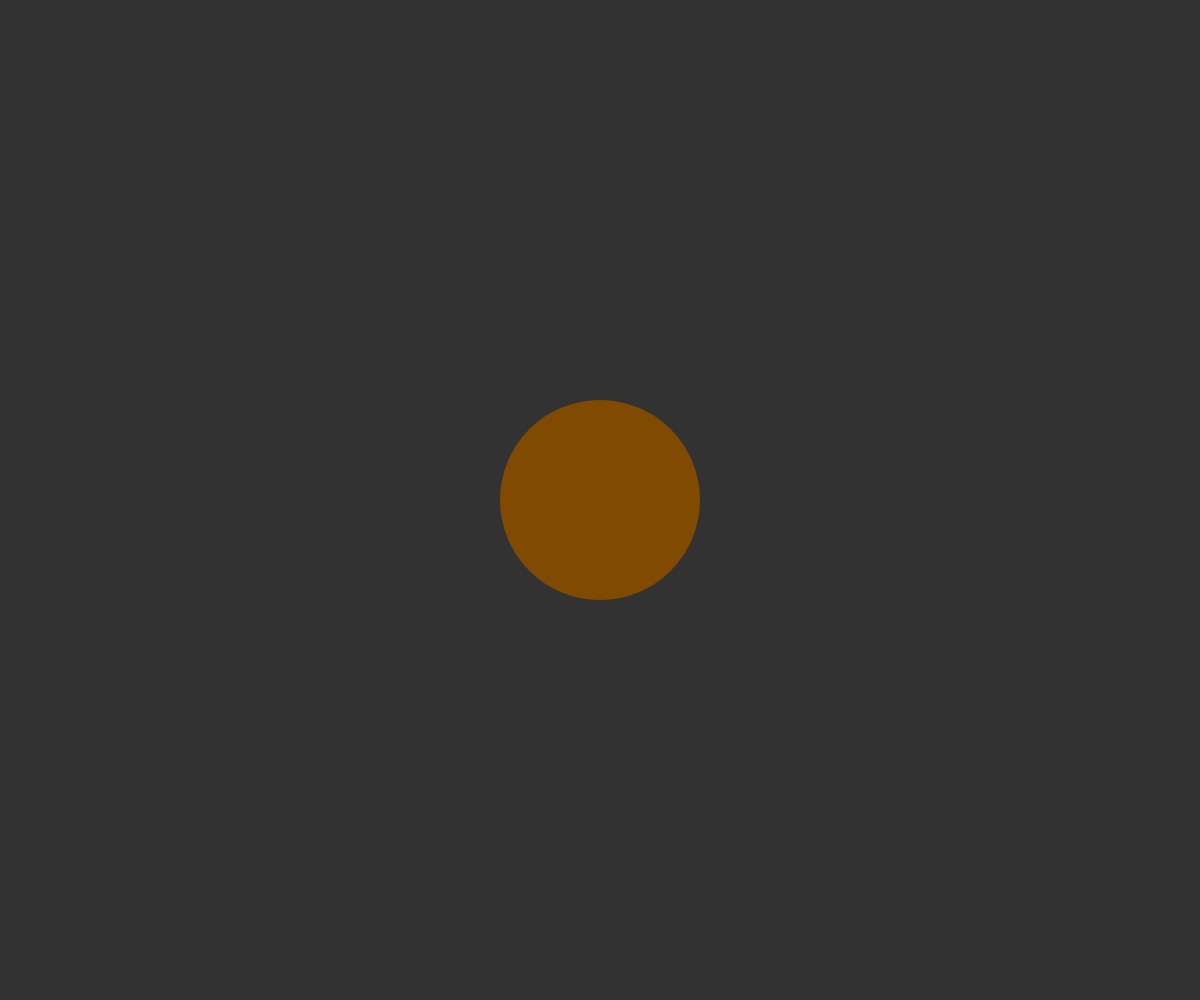
Frame 1 (no input)
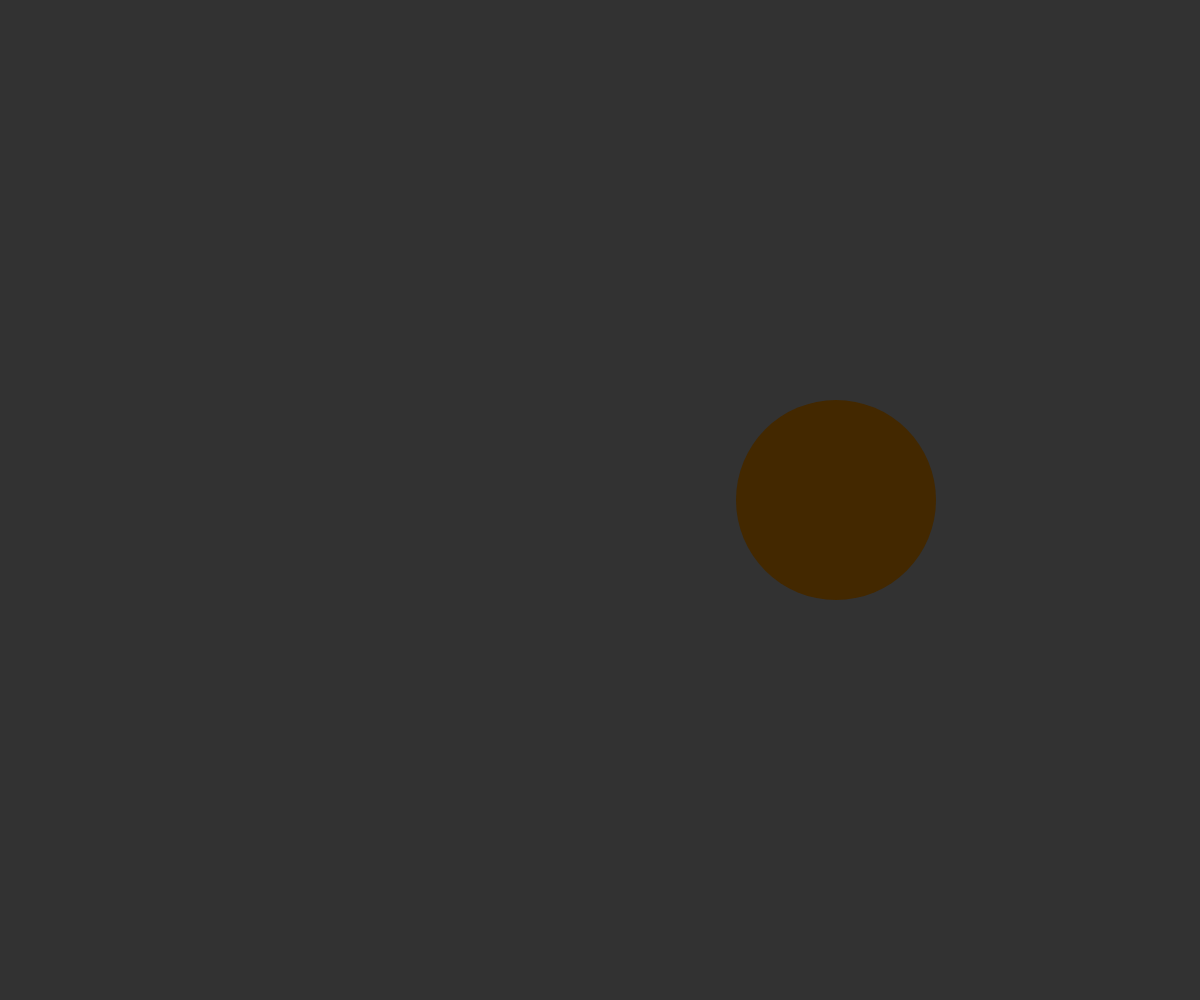
Frame 60 (no input)
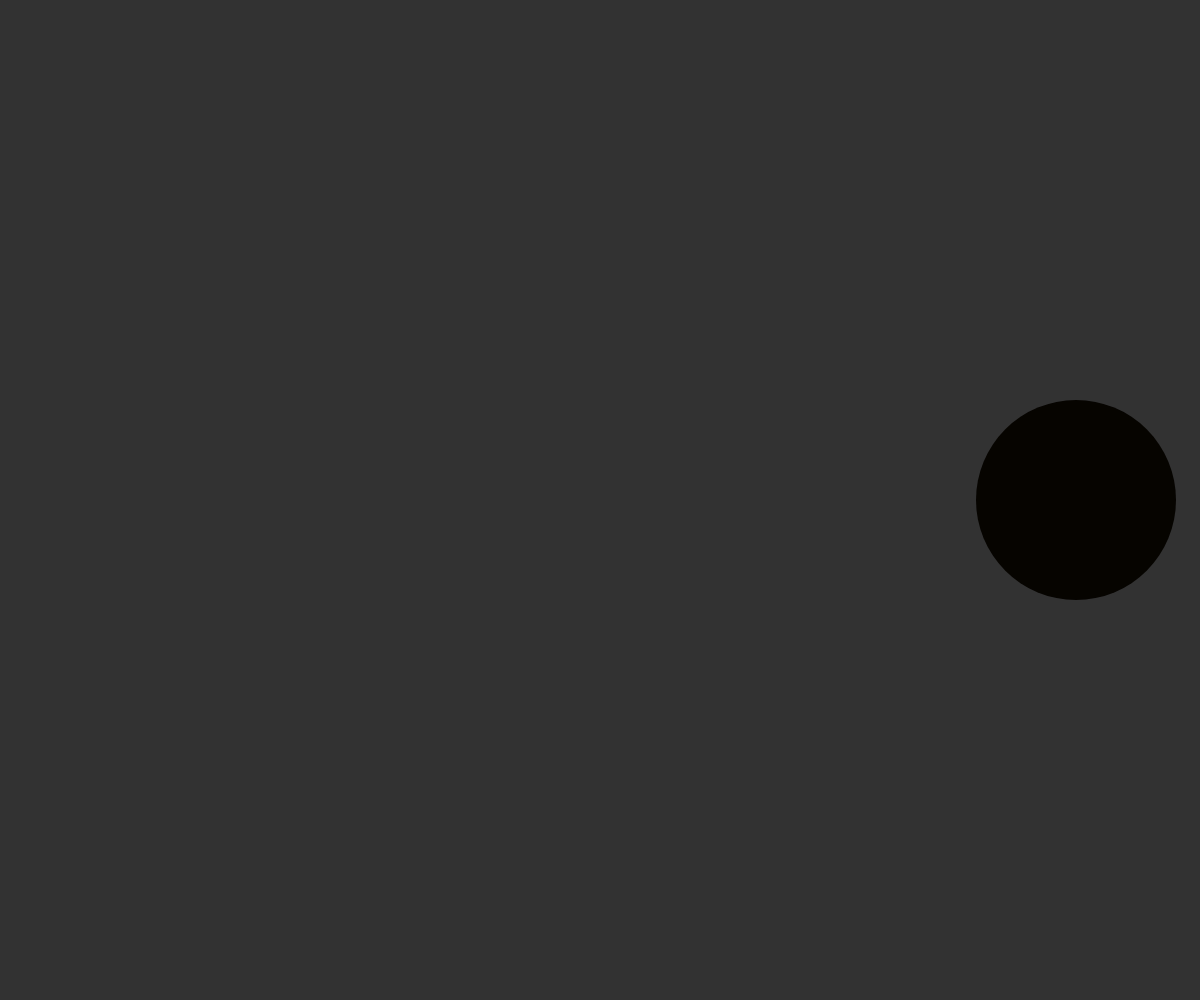
Frame 120 (the mouse pressed at the canvas centre since frame 60)

The p5.js sketch that drew these frames (run headless with seeded random() and noise() and a simulated clock; from frame 60 on, the mouse is pressed at the canvas centre):

// p5.js sketch
// ── sketch.js

let speed =  4;       

let radius = 100;     

let bumpCount = 0;    

let angle = 0;
let x;


function setup() {
  createCanvas(windowWidth, windowHeight);

  
  x = width/2;
}


function draw() {
  background(50);
  
  
  let from = color(255,150,0);
  let to =   color(0,0,0);
  let pct =  map(x, radius,width-radius, 0,1);
  
  fill( lerpColor(from, to, pct) );
  noStroke();
  circle(x, height/2, radius*2);
  
  
  x += speed;
  
  
  if (x-radius < 0 || x+radius > width) {
    speed *= -1;            
    
    bumpCount += 1;         
    
    console.log(bumpCount);
  }

  
  push();
  translate(x, height/2);     
  
  rotate(angle);              
  
  translate(0, radius*1.6);   
  

  if (angle < PI) {   
    
    fill(0);          
    
  }
  else {
    fill(255);        
    
  }
  
  pop();

  
  angle += radians(2);
  if (angle >= TWO_PI) {
    angle = 0;
  }
}
